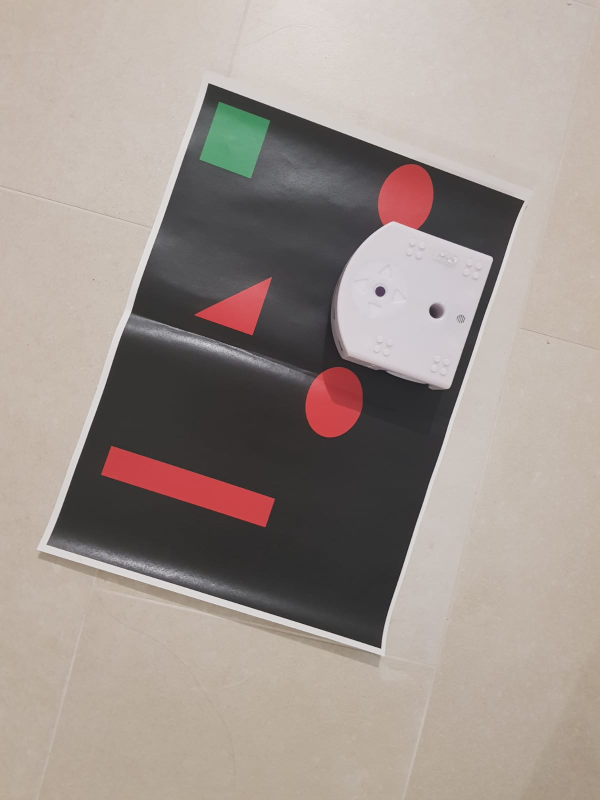
#> input picture robot-env/r2.jpg, 1200 x 1600 px (shown at 1/2 size)
$ jupyter execute --allow-errors 'Init Vision.ipynb'   (shell and % lines are left out)
#> lines starting #> are read from the running program, lines starting #| are printed output that depends on the picture; after the words box and inside, x2 and y2 are one past the last pixel; in counts of white or black regions, pixels touching at a corner belong together
#> further down, image is the input picture: shape (1600, 1200, 3); mean B, G, R 142.2, 148.8, 159.9
### libs/plot.py
import numpy as np
import cv2
import matplotlib.pyplot as plt
from ipywidgets import interact, FloatSlider, IntSlider
from skimage import feature
from libs.vision import largest_cc, find_corners,  find_nose_corners, get_midpoint, get_slope_intercept, get_centroids, get_orientation

from libs.vision import BLACK, WHITE, RED, GREEN, BLUE, START, ROBOT, GOAL, OBSTACLE, BACKGROUND

# [121 lines left out: functions show_cv2_image, show_cv2_images, show_perspective, show_perspective_old, not called in this run]

def show_thresholds(image: np.ndarray, T_WL_init=190, T_RH_init=140, T_RL_init=120, T_GH_init=140, T_GL_init=120, min_size_init=1000):
#> called with T_WL_init = 190, T_RH_init = 140, T_RL_init = 120, T_GH_init = 140, T_GL_init = 120, min_size_init = 1000
    height, width, _ = image.shape
#> the sliders are set to T_WL = 190, T_RH = 140, T_RL = 120, T_GH = 140, T_GL = 120, min_size = 1000, x_coord = 600

    def update(T_WL, T_RH, T_RL, T_GH, T_GL, min_size, x_coord):
#> called with T_WL = 190, T_RH = 140, T_RL = 120, T_GH = 140, T_GL = 120, min_size = 1000, x_coord = 600
        red_mask = cv2.inRange(image, (0, 0, T_RL), (T_RH, T_RH, 255))
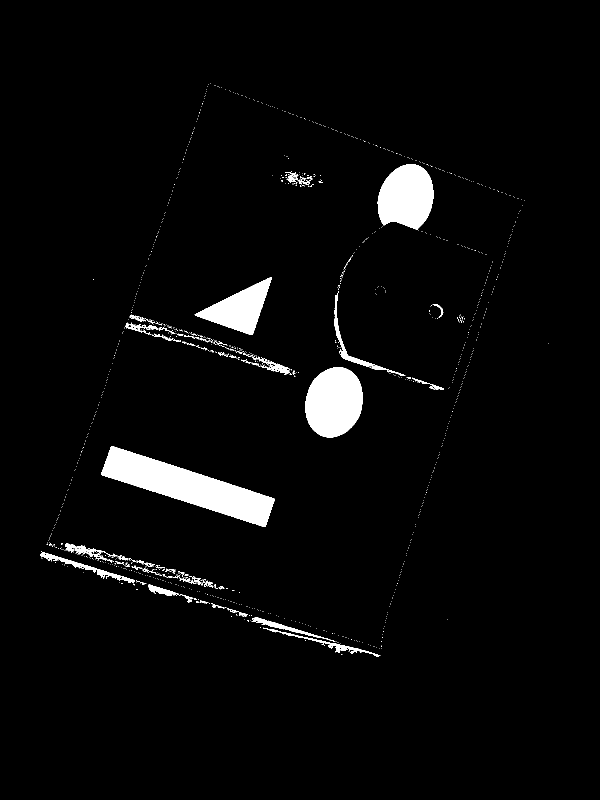
#> red_mask: shape (1600, 1200) (shown at 1/2 size); 3.4% white; 1291 white regions (1235 under 20 px), largest, box (x1, y1, x2, y2) and area: (202, 892, 550, 1054) 21177, (611, 734, 725, 875) 12684, (755, 328, 867, 460) 11215
        red_threshold = np.zeros_like(image)
        red_threshold[red_mask > 0] = RED

        green_mask = cv2.inRange(image, (0, T_GL, 0), (T_GH, 255, T_GH))
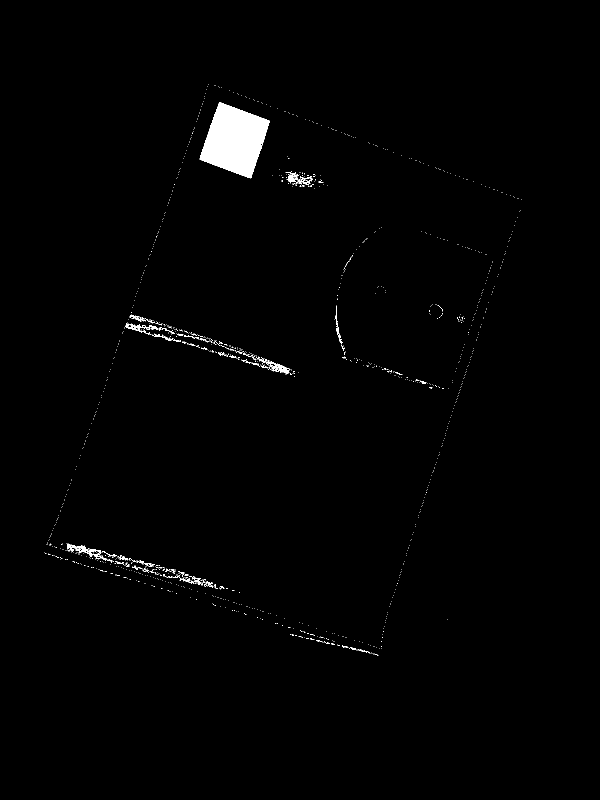
#> green_mask: shape (1600, 1200) (shown at 1/2 size); 1% white; 1225 white regions (1177 under 20 px), largest, box (x1, y1, x2, y2) and area: (399, 204, 539, 357) 13351, (134, 1087, 225, 1125) 588, (531, 720, 580, 749) 413
        green_threshold = np.zeros_like(image)
        green_threshold[green_mask > 0] = GREEN

        white_mask = cv2.inRange(image, (T_WL, T_WL, T_WL), (255, 255, 255))
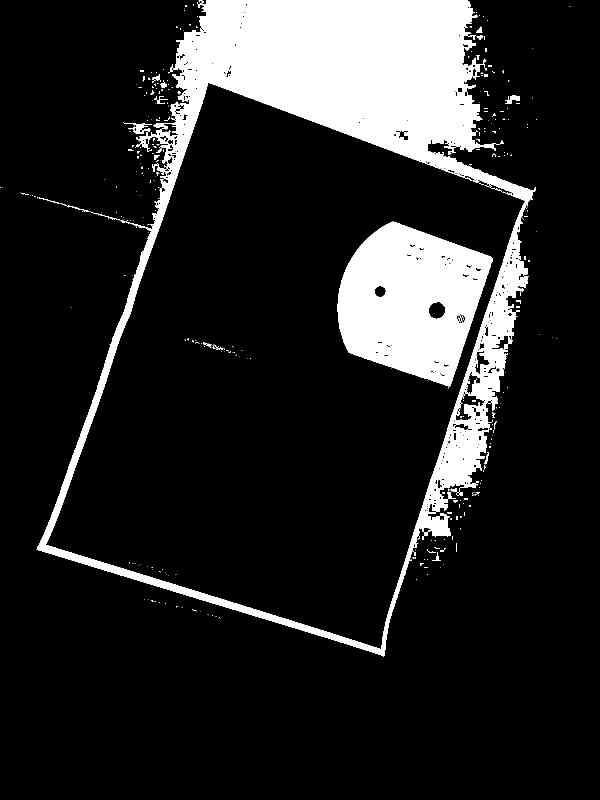
#> white_mask: shape (1600, 1200) (shown at 1/2 size); 14.7% white; 382 white regions (336 under 20 px), largest, box (x1, y1, x2, y2) and area: (73, 0, 1072, 1313) 210685, (675, 443, 985, 777) 68211, (1010, 191, 1040, 208) 280
        white_threshold = np.zeros_like(image)
        white_threshold[white_mask > 0] = WHITE

        combined_thresholds = np.zeros_like(image)
        combined_thresholds[red_mask > 0] = RED
        combined_thresholds[green_mask > 0] = GREEN
        combined_thresholds[white_mask > 0] = WHITE

        lcc_white_mask = largest_cc(white_mask)
        lcc_green_mask = largest_cc(green_mask)
        filtered_red_mask = filter_small_red(np.all(combined_thresholds == RED, axis=-1), min_size)

        filtered_white = np.zeros_like(image)
        filtered_white[lcc_white_mask] = WHITE

        filtered_green = np.zeros_like(image)
        filtered_green[lcc_green_mask] = GREEN

        filtered_red = np.zeros_like(image)
        filtered_red[filtered_red_mask > 0] = RED

        x_coord = min(max(0, x_coord), width - 1)
        red_intensity = image[:, x_coord, 2]
        green_intensity = image[:, x_coord, 1]
        blue_intensity = image[:, x_coord, 0]

        fig = plt.figure(figsize=(18, 18))
        fig.suptitle(f"Threshold Visualization (T_WL={T_WL}, T_RH={T_RH}, T_RL={T_RL}, "
                     f"T_GH={T_GH}, T_GL={T_GL}, min_size={min_size}, x={x_coord})", fontsize=16)

        ax1 = fig.add_subplot(3, 3, 1)
        ax1.imshow(cv2.cvtColor(white_threshold, cv2.COLOR_BGR2RGB))
        ax1.set_title("White Threshold")
        ax1.axis("off")

        ax2 = fig.add_subplot(3, 3, 2)
        ax2.imshow(cv2.cvtColor(red_threshold, cv2.COLOR_BGR2RGB))
        ax2.set_title("Red Threshold")
        ax2.axis("off")

        ax3 = fig.add_subplot(3, 3, 3)
        ax3.imshow(cv2.cvtColor(green_threshold, cv2.COLOR_BGR2RGB))
        ax3.set_title("Green Threshold")
        ax3.axis("off")

        ax4 = fig.add_subplot(3, 3, 4)
        ax4.imshow(cv2.cvtColor(image, cv2.COLOR_BGR2RGB))
        ax4.set_title("Input Image")
        ax4.axis("on")

        gs = fig.add_gridspec(3, 3)
        gs_bottom = gs[1, 1].subgridspec(3, 1)
        ax_r = fig.add_subplot(gs_bottom[0])
        ax_r.plot(red_intensity, color='red')
        ax_r.set_xlim([0, height])
        ax_r.set_ylabel("Red Intensity")
        ax_g = fig.add_subplot(gs_bottom[1])
        ax_g.plot(green_intensity, color='green')
        ax_g.set_xlim([0, height])
        ax_g.set_ylabel("Green Intensity")
        ax_b = fig.add_subplot(gs_bottom[2])
        ax_b.plot(blue_intensity, color='blue')
        ax_b.set_xlim([0, height])
        ax_b.set_xlabel("Y Coordinate")
        ax_b.set_ylabel("Blue Intensity")

        ax5 = fig.add_subplot(3, 3, 6)
        ax5.imshow(cv2.cvtColor(combined_thresholds, cv2.COLOR_BGR2RGB))
        ax5.set_title("Combined Thresholds")
        ax5.axis("on")

        ax6 = fig.add_subplot(3, 3, 7)
        ax6.imshow(cv2.cvtColor(filtered_white, cv2.COLOR_BGR2RGB))
        ax6.set_title("LCC White")
        ax6.axis("off")

        ax7 = fig.add_subplot(3, 3, 8)
        ax7.imshow(cv2.cvtColor(filtered_red, cv2.COLOR_BGR2RGB))
        ax7.set_title("Min Size Red")
        ax7.axis("off")

        ax8 = fig.add_subplot(3, 3, 9)
        ax8.imshow(cv2.cvtColor(filtered_green, cv2.COLOR_BGR2RGB))
        ax8.set_title("LCC Green")
        ax8.axis("off")

        plt.tight_layout()
        plt.show()

    interact(
        update,
        T_WL=IntSlider(value=T_WL_init, min=0, max=255, step=1, description='T_WL'),
        T_RH=IntSlider(value=T_RH_init, min=0, max=255, step=1, description='T_RH'),
        T_RL=IntSlider(value=T_RL_init, min=0, max=255, step=1, description='T_RL'),
        T_GH=IntSlider(value=T_GH_init, min=0, max=255, step=1, description='T_GH'),
        T_GL=IntSlider(value=T_GL_init, min=0, max=255, step=1, description='T_GL'),
        min_size=IntSlider(value=min_size_init, min=1, max=3000, step=100, description='Min Size'),
        x_coord=IntSlider(value=width // 2, min=0, max=width - 1, step=1, description='X Coord')
    )


# [136 lines left out: functions show_grid, show_nose, not called in this run]

# image threshold=100, minLineLength=120, maxLineGap=200
# grid_image threshold=20, minLineLength=20, maxLineGap=50

### libs/vision.py
import cv2
import numpy as np
from skimage import feature, measure
from scipy.spatial import distance
import os
from heapq import heappush, heappop
import matplotlib.pyplot as plt

WHITE = [255,255,255]
RED = [0,0,255]
GREEN = [0,255,0]
BLUE = [255,0,0]
BLACK = [0,0,0]

START = 1
ROBOT = 1
GOAL = 1
OBSTACLE = -1
BACKGROUND = 1

##################################################################################################

# [176 lines left out: functions get_object, get_color, setup_camera, get_image_from_camera, correct_camera_distortion, get_image_live and 3 more, not called in this run]

def largest_cc(mask: np.ndarray) -> np.ndarray:
    """
    Input: a binary mask
    Output: boolean mask of the largest connected component
    """
    if mask.dtype != np.uint8:
        mask = mask.astype(np.uint8)

    _, labels = cv2.connectedComponents(mask)
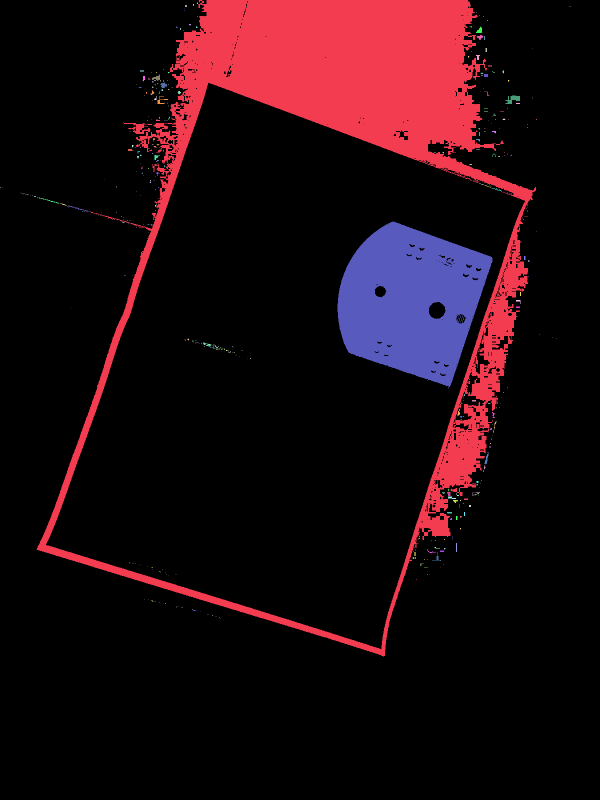
#> labels: shape (1600, 1200) int32 (shown at 1/2 size); 383 distinct labels, from 0 to 382; one colour per label, 0 black
    counts = np.bincount(labels.ravel())
#> counts = 383 values, max 1637373 at index 0, min 1 at index 6, mean 5013.1
    counts[0] = 0  # disregard background
    largest_label = counts.argmax()
#> largest_label = 1
    lcc_mask = (labels == largest_label)
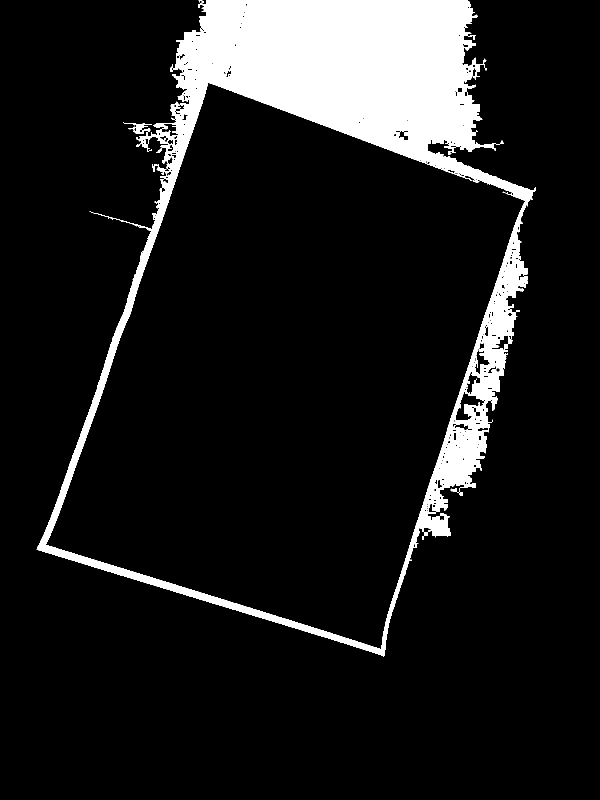
#> lcc_mask: shape (1600, 1200) bool (shown at 1/2 size); 11% white; 1 white region, box (x1, y1, x2, y2) and area: (73, 0, 1072, 1313) 210685
    return lcc_mask

# [183 lines left out: functions find_corners, order_points, compute_destination_size, find_aruco_corners_size, correct_perspective, full_detection_cnt_centroid and 3 more, not called in this run]

"""
def threshold_image(image:np.ndarray, T_WL=190, T_RH=170, T_RL=120,
                    T_GH=138, T_GL=140, min_size=5000, dilatation=True)->np.ndarray:


    output_image = np.zeros_like(image)

    robot_mask = cv2.inRange(image, (T_WL, T_WL, T_WL), (255, 255, 255))
    contours, _ = cv2.findContours(robot_mask, cv2.RETR_EXTERNAL, cv2.CHAIN_APPROX_SIMPLE)
    if contours:
        contours = sorted(contours, key=cv2.contourArea, reverse=True)
        largest_contour = contours[0]
        filled_mask = np.zeros_like(robot_mask)
        cv2.drawContours(filled_mask, [largest_contour], -1, 1, thickness=cv2.FILLED)
        output_image[filled_mask > 0] = [255, 255, 255]

        if dilatation:
            _, radius = cv2.minEnclosingCircle(largest_contour)
            radius = int(np.ceil(radius))
            #kernel_size = 2 * radius + 1
            kernel_size = int(np.ceil(radius/2)) # test big kernel size on big scene later
            #kernel = np.zeros((kernel_size, kernel_size), dtype=np.uint8)
            kernel = cv2.getStructuringElement(cv2.MORPH_ELLIPSE, (kernel_size, kernel_size))

    goal_mask = cv2.inRange(image, (0, T_GL, 0), (T_GH, 255, T_GH))
    contours, _ = cv2.findContours(goal_mask, cv2.RETR_EXTERNAL, cv2.CHAIN_APPROX_SIMPLE)
    if contours:
        contours = sorted(contours, key=cv2.contourArea, reverse=True)
        largest_contour = contours[0]
        filled_mask = np.zeros_like(goal_mask)
        cv2.drawContours(filled_mask, [largest_contour], -1, 1, thickness=cv2.FILLED)
        output_image[filled_mask > 0] = [0, 255, 0]

    obs_mask = cv2.inRange(image, (0, 0, T_RL), (T_RH, T_RH, 255))
    min_red_mask = filter_small_red(obs_mask, min_size=min_size)
    red_filled = fill_holes(min_red_mask)
    if dilatation:
        if kernel is not None:
            red_expanded = cv2.dilate(red_filled.astype(np.uint8), kernel, iterations=1)
        else:
            print("Warning: Robot not detected. Obstacles not expanded.")
            red_expanded = red_filled
        red_expanded = cv2.dilate(red_filled.astype(np.uint8), kernel, iterations=1)
        output_image[red_expanded > 0] = [0, 0, 255]
    else:
        output_image[red_filled > 0] = [0, 0, 255]

    return output_image
"""
##################################################################################################


# [230 lines left out: functions get_dominant_object, get_dominant_object_grid, discretize_image, discretize_image_eff, image_to_grid, grid_to_image and 6 more, not called in this run]


##################################################################################################
from libs.path import a_star_search

# [179 lines left out: functions grid1_coord2grid2_coord, init, Thymio_position, update_vision, draw_cnt_image, Thymio_position_aruco_init and 1 more, not called in this run]

### Init Vision.ipynb
[cell 1]
import cv2
from libs.vision import *
from libs.plot import *

# if connection issues, check device manager
# check that camera is allowed in windows privacy settings
# check if antivirus doesn't block the camera


login="thymio"
password="thymio"
host=214
# [6 lines of commented-out code are left out]

[cell 2]
# [7 lines of commented-out code are left out]

Hysteresis
- t1 (lower threshold): Any edge with a gradient magnitude below this value will be discarded.
- t2 (upper threshold): Any edge with a gradient magnitude above this value will be considered a strong edge.
- Edges with gradient magnitudes between threshold1 and threshold2 are considered weak edges and are only included if they are connected to strong edges.

#> (a cell that did not finish here is left out)

[cell 4]
image_path = os.path.join('robot-env', 'r2.jpg')

# Load the image
image = cv2.imread(image_path)

if image is not None:
    print("Image loaded successfully!")
    # Display the image (optional)
    cv2.imshow("Image", image)
    cv2.waitKey(0)
    cv2.destroyAllWindows()
else:
    print("Error: Image could not be loaded.")

[cell 5]
sigma = 5
t1=50
t2=150
epsilon = 0.1
#> (the rest of this cell did not finish here and is left out)

Not enough color? Diminish the low thresholds `T_WL`, `T_RL`, `T_GL`

Noise? Diminish the high thresholds `T_RH`, `T_GH`

#> (a cell that did not finish here is left out)

#> in largest_cc (call 2), `counts = np.bincount(labels.ravel())`: counts = 1226 values, max 1900520 at index 0, min 1 at index 1, mean 1566.1
#> in largest_cc (call 2), `largest_label = counts.argmax()`: largest_label = 25
#> in largest_cc (call 2), `lcc_mask = (labels == largest_label)`:
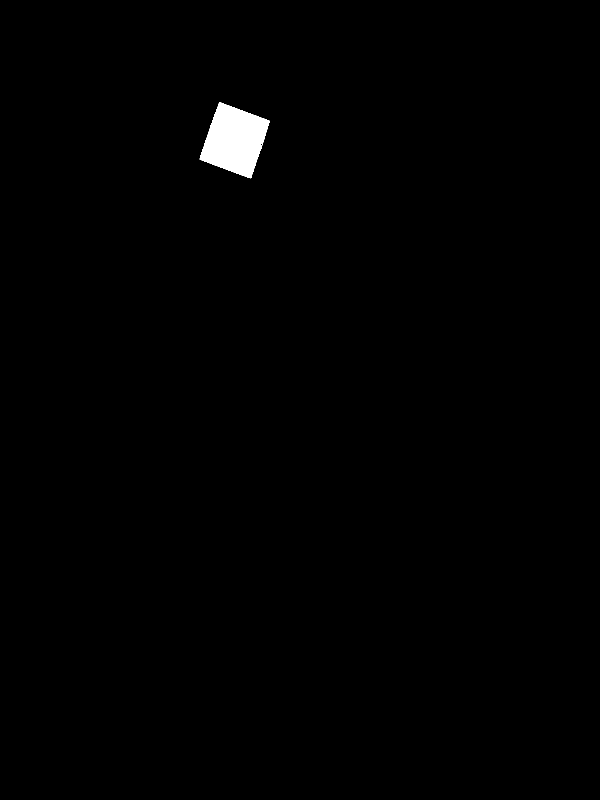
#> lcc_mask: shape (1600, 1200) bool (shown at 1/2 size); 0.7% white; 1 white region, box (x1, y1, x2, y2) and area: (399, 204, 539, 357) 13351

[cell 7]
# white lower bound (190,190,190) < (b,g,r) < (255,255,255)
T_WL=190

# (0,0,T_RL) < (b,g,r) < (T_RH,T_RH,255)
T_RH=140 # blue green upper bound for red
T_RL=120 # red lower bound for red

# (0,T_GL,0) < (b,g,r) < (T_GH,255,T_GH)
T_GH=140 # blue red upper bound for green
T_GL=120 # green lower bound for green

min_size=3000

#> (the rest of this cell did not finish here and is left out)

#> (a cell that did not finish here is left out)

[cell 9]
grid_size = 200
#> (the rest of this cell did not finish here and is left out)

#> (a cell that did not finish here is left out)

#> (a cell that did not finish here is left out)

#> (a cell that did not finish here is left out)

[cell 13]
t1_nose=12
t2_nose=35
threshold=26
minLineLength=20
maxLineGap=50
#> (the rest of this cell did not finish here and is left out)

#> (a cell that did not finish here is left out)

Update

[cell 15]
login="thymio"
password="thymio"
host=14
url = f"https://{login}:{password}@192.168.1.{host}:8080/video" # you can check the url @ http://192.168.1.14:8080/
cam = cv2.VideoCapture(url)

grid, c_robot, nose, angle, angle_deg = update_vision(cam, grid, sigma = 5, t1=50, t2=150, epsilon = 0.01, T_WL=190, t1_nose=50, t2_nose=150, threshold=25, minLineLength=20, maxLineGap=50)

[cell 16]
show_grid(grid)
